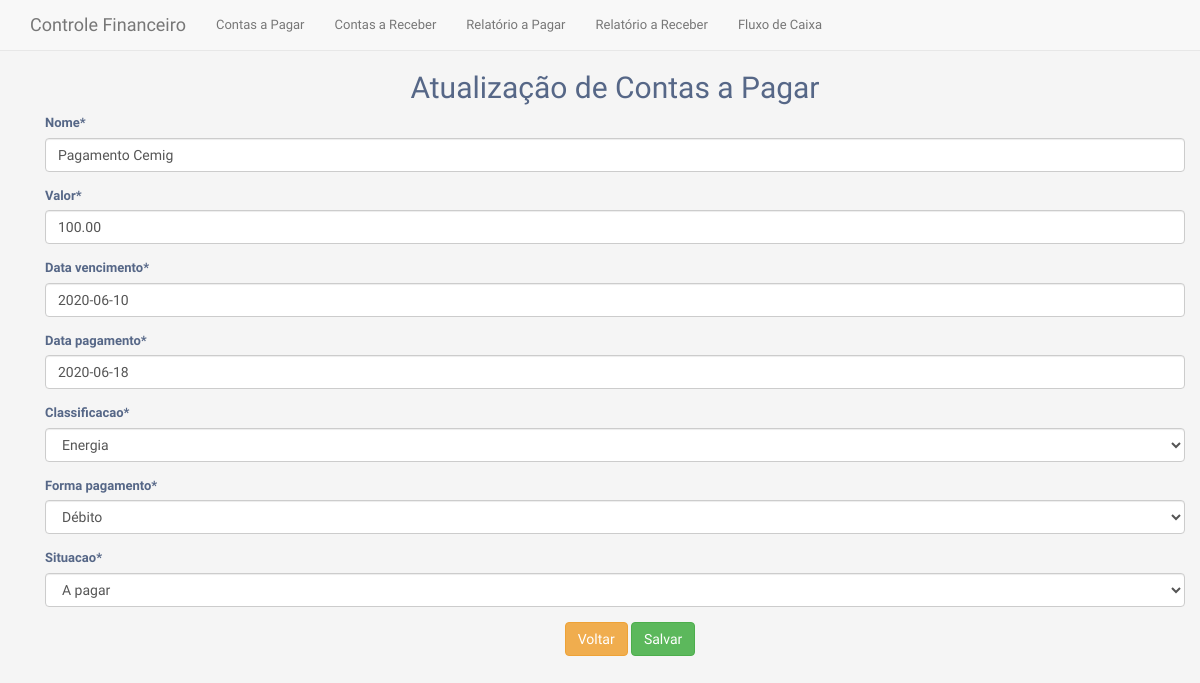
Screenshot of /pagamento/atualizar/2/ with the database file from the repository.
### contas/models.py (models this page shows, shortened)
class ContasPagar(models.Model):
    nome = models.CharField(max_length=200)
    valor = models.DecimalField(max_digits=7, decimal_places=2)
    data_vencimento = models.DateField(null = True)
    data_pagamento = models.DateField(null = True)
    dt_criacao = models.DateTimeField(auto_now_add=True)
    CP_CLASSIFICACAO_CHOICES = [
        ('1', 'Telecomunicações'),
        ('2', 'Água'),
        ('3', 'Energia'),
        ('4', 'Alimentação'),
        ('5', 'Outros'),
    ]
    classificacao = models.CharField(
        max_length=4,
        choices=CP_CLASSIFICACAO_CHOICES,
        default=1,
    )
    CP_FORMA_PAGAMENTO_CHOICES = [
        ('1', 'Boleto'),
        ('2', 'Crédito'),
        ('3', 'Débito'),
        ('4', 'Depósito'),
        ('5', 'Outros'),
    ]
    forma_pagamento = models.CharField(
        max_length=4,
        choices=CP_FORMA_PAGAMENTO_CHOICES,
        default=1,
    )
    CP_SITUACAO_CHOICES = [
        ('1', 'Pago'),
        ('2', 'A pagar'),
    ]
    situacao = models.CharField(
        max_length=4,
        choices=CP_SITUACAO_CHOICES,
        default=2,
    )
    class Meta:
        verbose_name_plural: 'ContasPagar'

### contas/views/contas_pagar.py (the view)
# urls.py: path('pagamento/atualizar/<int:pk>/', cpv.atualizar, name="atualizar_pagamento"),
def atualizar(request, pk):
    data = {}
    conta = ContasPagar.objects.get(id=pk)
    form = ContasPagarForm(request.POST or None, instance=conta)
    if form.is_valid():
        form.save()
        return redirect('listar_pagamento')
    data['operacao'] = 'Atualização de Contas a Pagar'
    data['form'] = form
    return render(request, 'contas/contasPagarCreateUpdate.html', data)

### contas/forms/contaspagar_form.py
class ContasPagarForm(ModelForm):
    class Meta:
        model = ContasPagar
        fields = ['nome', 'valor', 'data_vencimento', 'data_pagamento', 'classificacao', 'forma_pagamento', 'situacao']

### contas/templates/contas/contasPagarCreateUpdate.html
{% extends 'contas/base.html' %} {% load crispy_forms_tags %} {% block content %}
<div class="container">
    <h2 class="text-center">{{ operacao }}</h2>
    <form method="post">
        {% csrf_token %} {{ form|crispy }}
        <div class="container">
            <div class="row">
                <div class="col text-center">
                    <a href="{% url 'listar_pagamento' %}" class="btn btn-warning"><span>Voltar</span></a>
                    <button type="submit" class="btn btn-success">Salvar</button>
                </div>
            </div>
        </div>
    </form>
</div>
{% endblock %}

### contas/static/css/contas.css (style rules this page uses)
body { color: #566787; background: #f5f5f5; font-family: 'Varela Round', sans-serif; font-size: 13px; }

### rows the page displays
ContasPagar: nome "Pagamento Cemig", valor "100.00", data_vencimento "2020-06-10", data_pagamento "2020-06-18", classificacao "Energia", forma_pagamento "Débito", situacao "A pagar"

### other values shown
{{ operacao }} "Atualização de Contas a Pagar"
